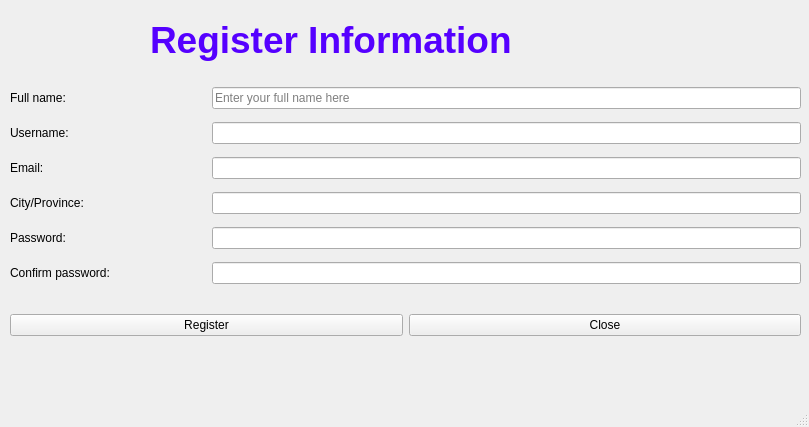
<?xml version="1.0" encoding="UTF-8"?>
<ui version="4.0">
 <class>MainWindow</class>
 <widget class="QMainWindow" name="MainWindow">
  <property name="geometry">
   <rect>
    <x>0</x>
    <y>0</y>
    <width>809</width>
    <height>427</height>
   </rect>
  </property>
  <property name="windowTitle">
   <string>MainWindow</string>
  </property>
  <widget class="QWidget" name="centralwidget">
   <widget class="QLabel" name="label">
    <property name="geometry">
     <rect>
      <x>150</x>
      <y>10</y>
      <width>511</width>
      <height>61</height>
     </rect>
    </property>
    <property name="text">
     <string>&lt;html&gt;&lt;head/&gt;&lt;body&gt;&lt;p&gt;&lt;span style=&quot; font-size:28pt; font-weight:600; color:#5500ff;&quot;&gt;Register Information&lt;/span&gt;&lt;/p&gt;&lt;/body&gt;&lt;/html&gt;</string>
    </property>
   </widget>
   <widget class="QWidget" name="gridLayoutWidget">
    <property name="geometry">
     <rect>
      <x>10</x>
      <y>80</y>
      <width>791</width>
      <height>211</height>
     </rect>
    </property>
    <layout class="QGridLayout" name="gridLayout_2">
     <item row="4" column="0">
      <widget class="QLabel" name="label_6">
       <property name="text">
        <string>Password:</string>
       </property>
      </widget>
     </item>
     <item row="5" column="0">
      <widget class="QLabel" name="label_7">
       <property name="text">
        <string>Confirm password:</string>
       </property>
      </widget>
     </item>
     <item row="2" column="0">
      <widget class="QLabel" name="label_4">
       <property name="text">
        <string>Email:</string>
       </property>
      </widget>
     </item>
     <item row="1" column="0">
      <widget class="QLabel" name="label_3">
       <property name="text">
        <string>Username:</string>
       </property>
      </widget>
     </item>
     <item row="0" column="0">
      <widget class="QLabel" name="label_2">
       <property name="text">
        <string>Full name:</string>
       </property>
      </widget>
     </item>
     <item row="3" column="0">
      <widget class="QLabel" name="label_5">
       <property name="text">
        <string>City/Province:</string>
       </property>
      </widget>
     </item>
     <item row="5" column="1" colspan="3">
      <widget class="QLineEdit" name="confirmPasswordlineEdit">
       <property name="echoMode">
        <enum>QLineEdit::Password</enum>
       </property>
      </widget>
     </item>
     <item row="2" column="1" colspan="3">
      <widget class="QLineEdit" name="emaillineEdit"/>
     </item>
     <item row="3" column="1" colspan="3">
      <widget class="QLineEdit" name="citylineEdit"/>
     </item>
     <item row="4" column="1" colspan="3">
      <widget class="QLineEdit" name="passwordlineEdit">
       <property name="echoMode">
        <enum>QLineEdit::Password</enum>
       </property>
      </widget>
     </item>
     <item row="1" column="1" colspan="3">
      <widget class="QLineEdit" name="userNamelineEdit"/>
     </item>
     <item row="0" column="1" colspan="3">
      <widget class="QLineEdit" name="fullNamelineEdit">
       <property name="placeholderText">
        <string>Enter your full name here</string>
       </property>
       <property name="clearButtonEnabled">
        <bool>true</bool>
       </property>
      </widget>
     </item>
    </layout>
   </widget>
   <widget class="QWidget" name="horizontalLayoutWidget">
    <property name="geometry">
     <rect>
      <x>10</x>
      <y>300</y>
      <width>791</width>
      <height>51</height>
     </rect>
    </property>
    <layout class="QHBoxLayout" name="horizontalLayout">
     <item>
      <widget class="QPushButton" name="pushButton_2">
       <property name="text">
        <string>Register</string>
       </property>
      </widget>
     </item>
     <item>
      <widget class="QPushButton" name="closepushButton">
       <property name="text">
        <string>Close</string>
       </property>
      </widget>
     </item>
    </layout>
   </widget>
  </widget>
  <widget class="QMenuBar" name="menubar">
   <property name="geometry">
    <rect>
     <x>0</x>
     <y>0</y>
     <width>809</width>
     <height>26</height>
    </rect>
   </property>
  </widget>
  <widget class="QStatusBar" name="statusbar"/>
 </widget>
 <resources/>
 <connections>
  <connection>
   <sender>closepushButton</sender>
   <signal>clicked()</signal>
   <receiver>MainWindow</receiver>
   <slot>close()</slot>
   <hints>
    <hint type="sourcelabel">
     <x>604</x>
     <y>350</y>
    </hint>
    <hint type="destinationlabel">
     <x>404</x>
     <y>213</y>
    </hint>
   </hints>
  </connection>
 </connections>
</ui>
